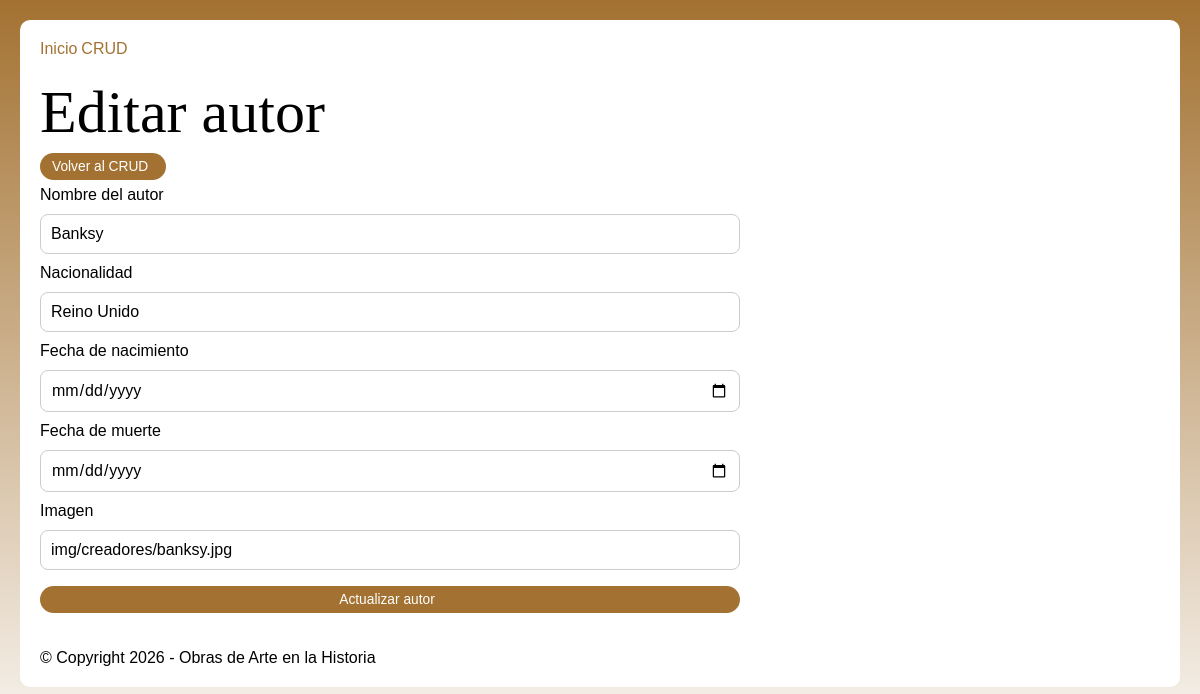
The app's page /crud/update_autor.php?id=8, older data.
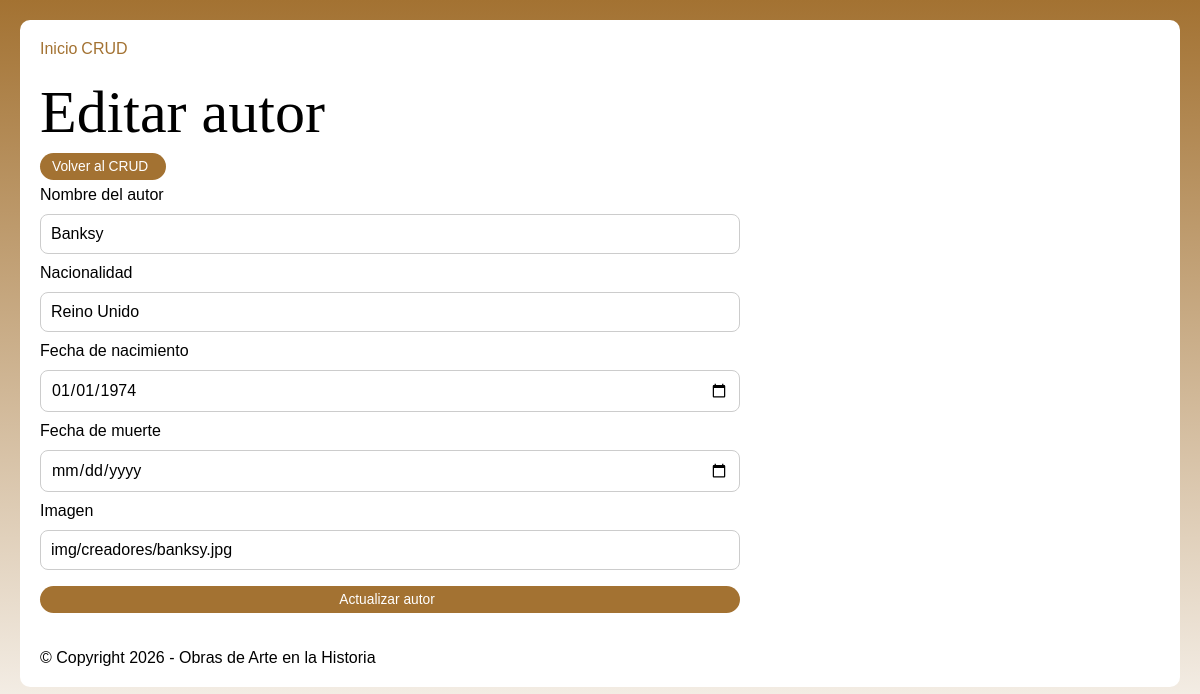
The same page, newer data.
### tables this page shows
CREATE TABLE `creadores` (
  `id` int NOT NULL AUTO_INCREMENT,
  `nombre` varchar(255) NOT NULL,
  `nacionalidad` varchar(100) DEFAULT NULL,
  `fecha_nacimiento` date DEFAULT NULL,
  `fecha_muerte` date DEFAULT NULL,
  `imagen` varchar(255) DEFAULT NULL,
  PRIMARY KEY (`id`)
);

### functions.php (called while the page is built, shortened)
<?
function getheader()
{
    include __DIR__ . '/inc/header.php';
}
function getfooter()
{
    include __DIR__ . '/inc/footer.php';
}
function conn()
{
    $conn = new mysqli(SERV, USER, PASS, DBNM);
    $conn->set_charset("utf8mb4");
    return $conn;
}
function consulta($sql)
{
    $conn = conn();
    $result = $conn->query($sql);
    $data = [];
    if ($result->num_rows > 0) {
        while ($row = $result->fetch_assoc()) {
            $data[] = $row;
        }
    }
    return $data;
}

### crud/update_autor.php (the view, shortened to what this page needs)
<?php
require_once '../functions.php';
$id = (int) $_GET['id'];
$autor = consulta("SELECT * FROM creadores WHERE id = $id");
$autor = $autor[0];
?>
<h1>Editar autor</h1>
<p><a class="btn" href="listado_crud_autores.php">Volver al CRUD</a></p>
<form class="form-crud" method="post">
    <label>Nombre del autor</label>
    <input type="text" name="nombre" value="<?= htmlspecialchars($autor['nombre']) ?>" required>
    <label>Nacionalidad</label>
    <input type="text" name="nacionalidad" value="<?= htmlspecialchars($autor['nacionalidad'] ?? '') ?>">
    <label>Fecha de nacimiento</label>
    <input type="date" name="fecha_nacimiento" value="<?= htmlspecialchars($autor['fecha_nacimiento'] ?? '') ?>">
    <label>Fecha de muerte</label>
    <input type="date" name="fecha_muerte" value="<?= htmlspecialchars($autor['fecha_muerte'] ?? '') ?>">
    <label>Imagen</label>
    <input type="text" name="imagen" value="<?= htmlspecialchars($autor['imagen'] ?? '') ?>">
    <input type="submit" value="Actualizar autor">
</form>

Row changes from the older to the newer data that the page shows:
changed creadores "Banksy": fecha_nacimiento (not shown) → "01/01/1974"
